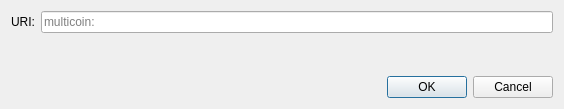
<?xml version="1.0" encoding="UTF-8"?>
<ui version="4.0">
 <class>OpenURIDialog</class>
 <widget class="QDialog" name="OpenURIDialog">
  <property name="geometry">
   <rect>
    <x>0</x>
    <y>0</y>
    <width>564</width>
    <height>109</height>
   </rect>
  </property>
  <property name="windowTitle">
   <string>Open multicoin URI</string>
  </property>
  <layout class="QVBoxLayout" name="verticalLayout">
   <item>
    <layout class="QHBoxLayout" name="horizontalLayout">
     <item>
      <widget class="QLabel" name="label">
       <property name="text">
        <string>URI:</string>
       </property>
      </widget>
     </item>
     <item>
      <widget class="QValidatedLineEdit" name="uriEdit">
       <property name="placeholderText">
        <string notr="true">multicoin:</string>
       </property>
      </widget>
     </item>
    </layout>
   </item>
   <item>
    <spacer name="verticalSpacer">
     <property name="orientation">
      <enum>Qt::Vertical</enum>
     </property>
     <property name="sizeHint" stdset="0">
      <size>
       <width>20</width>
       <height>40</height>
      </size>
     </property>
    </spacer>
   </item>
   <item>
    <widget class="QDialogButtonBox" name="buttonBox">
     <property name="orientation">
      <enum>Qt::Horizontal</enum>
     </property>
     <property name="standardButtons">
      <set>QDialogButtonBox::Cancel|QDialogButtonBox::Ok</set>
     </property>
    </widget>
   </item>
  </layout>
 </widget>
 <customwidgets>
  <customwidget>
   <class>QValidatedLineEdit</class>
   <extends>QLineEdit</extends>
   <header>qt/qvalidatedlineedit.h</header>
  </customwidget>
 </customwidgets>
 <resources/>
 <connections>
  <connection>
   <sender>buttonBox</sender>
   <signal>accepted()</signal>
   <receiver>OpenURIDialog</receiver>
   <slot>accept()</slot>
   <hints>
    <hint type="sourcelabel">
     <x>248</x>
     <y>254</y>
    </hint>
    <hint type="destinationlabel">
     <x>157</x>
     <y>274</y>
    </hint>
   </hints>
  </connection>
  <connection>
   <sender>buttonBox</sender>
   <signal>rejected()</signal>
   <receiver>OpenURIDialog</receiver>
   <slot>reject()</slot>
   <hints>
    <hint type="sourcelabel">
     <x>316</x>
     <y>260</y>
    </hint>
    <hint type="destinationlabel">
     <x>286</x>
     <y>274</y>
    </hint>
   </hints>
  </connection>
 </connections>
</ui>
